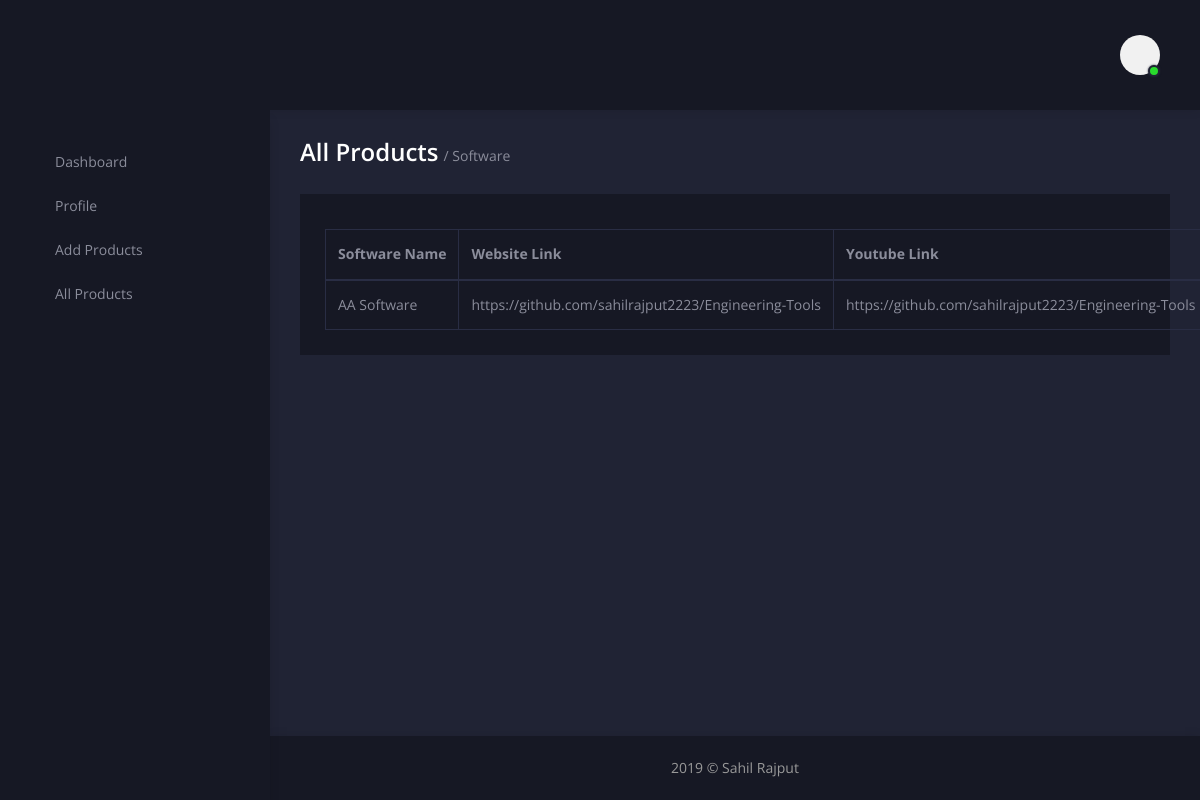
The app's page /Company/All_software_product (signed in) with its own data.
### Company/models.py (models this page shows, shortened)
class Product_software(models.Model):
    software_name = models.CharField(max_length = 50)
    company_id = models.CharField(max_length = 20)
    hardware_product = models.ForeignKey(Product_Hardware, on_delete=models.CASCADE)
    software_link = models.URLField()
    youtube_link = models.URLField()
    p_feature_1 = models.CharField(max_length=300)
    p_feature_2 = models.CharField(max_length=300)
    p_feature_3 = models.CharField(max_length=300, null=True, blank=True)
    p_feature_4 = models.CharField(max_length=300, null=True, blank=True)
    p_feature_5 = models.CharField(max_length=300, null=True, blank=True)
    creation_date = models.DateTimeField(auto_now_add=True)
    updated_date = models.DateTimeField(auto_now=True)

### Company/views.py (the view)
def All_Software_product_view(request):
    if request.session.get('company_register') == None:
        return redirect("Company:Login")
    temp = "Company/all_software.html"
    data = Product_software.objects.all()
    return render(request, temp, {"data":data})

### Templates/Company/all_software.html
{% extends 'Company/header_footer.html' %}
{% load static %}
{% load crispy_forms_tags %}
{% block 'content' %}
        <div class="content-body">
            <div class="row justify-content-between align-items-center mb-10">
                <div class="col-12 col-lg-auto mb-20">
                    <div class="page-heading">
                        <h3 class="title">All Products <span>/ Software</span></h3>
                    </div>
                </div>
            </div>
            <div class="row">
                <div class="col-12 mb-30">
                    <div class="box">
                        <div class="box-body">
                            <table class="table table-bordered data-table data-table-export">
                                <thead>
                                    <tr>
                                        <th>Software Name</th>
                                        <th>Website Link</th>
                                        <th>Youtube Link</th>
                                    </tr>
                                </thead>
                                <tbody>
                                {% for i in data %}
                                <tr>
                                    <td> <a href="{% url 'Company:Software_details' i.software_name %}"> {{ i.software_name }} </a> </td>
                                    <td> <a href="{{ i.software_link }}" target="_blank"> {{ i.software_link }} </a> </td>
                                    <td> <a href="{{ i.youtube_link }}" target="_blank"> {{ i.youtube_link }} </a> </td>
                                </tr>
                                {% endfor %}
                                </tbody>
                            </table>
                        </div>
                    </div>
                </div>
            </div>
        </div>
{% endblock %}

### records on screen
Product_software: software_name "AA Software", software_link "https://github.com/sahilrajput2223/Engineering-Tools", youtube_link "https://github.com/sahilrajput2223/Engineering-Tools"
